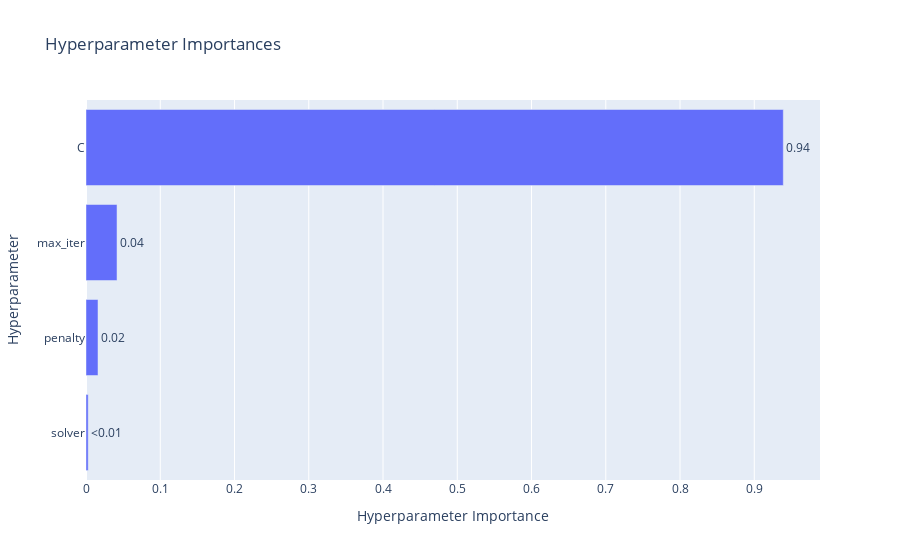

Notebook code cell kept with this figure:
### Code cell
optuna.visualization.plot_param_importances(study)

### Figure 1 — Plotly figure (JSON) as saved in the notebook; plotly's stock layout.template omitted (floating-point values rounded to 4 significant figures)
{"data": [{"cliponaxis": false, "hovertemplate": ["solver (CategoricalDistribution): 0.0029552675199543722<extra></extra>", "penalty (CategoricalDistribution): 0.01616438767767998<extra></extra>", "max_iter (IntDistribution): 0.04178828643010478<extra></extra>", "C (FloatDistribution): 0.9390920583722607<extra></extra>"], "name": "Objective Value", "orientation": "h", "text": ["<0.01", "0.02", "0.04", "0.94"], "textposition": "outside", "type": "bar", "x": [0.002955, 0.01616, 0.04179, 0.9391], "y": ["solver", "penalty", "max_iter", "C"]}], "layout": {"title": {"text": "Hyperparameter Importances"}, "xaxis": {"title": {"text": "Hyperparameter Importance"}}, "yaxis": {"title": {"text": "Hyperparameter"}}}}
